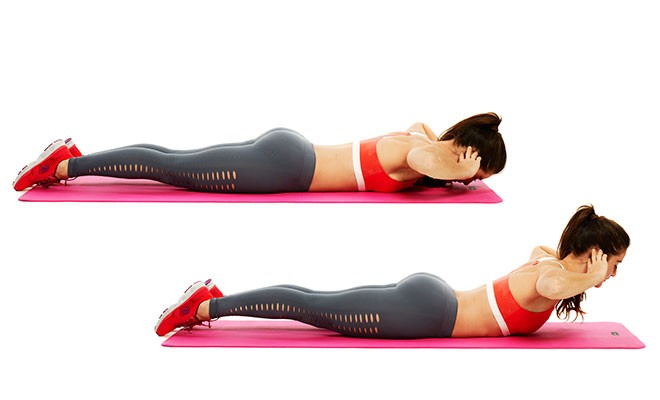
#> input picture dataset_builder/dataset/back extension/Image_15.jpg, 660 x 400 px; its folder holds only this picture in this run
$ python -i old_main.py   (imports and definitions only)
#> lines starting #> are read from the running program, lines starting #| are printed output that depends on the picture
# A python script to assist in the creation of training and testing datasets
# for our custom AWS Rekognition Model
#

# Written by: Ernesto Diaz
# Senior Project in IT @ University of South Florida
# Group 12
# Fall 2023

# input:
#   a text file with a list of gym equipment names
#   the maximum number of images to be downloaded per equipment

# output:
#   an organized collection of images (no persons))

import os
import boto3
import cv2
import numpy as np
import bing_downloader


def get_image_from_file(filename):
    with open(filename, 'rb') as img_file:
        return img_file.read()


# [24 lines left out: functions remove_invalid_format, remove_with_people, not called in this run]


def detect_humans(img):
    hog = cv2.HOGDescriptor()
    hog.setSVMDetector(cv2.HOGDescriptor_getDefaultPeopleDetector())
    if img.shape[1] < 400:
        (height, width) = img.shape[:2]
        ratio = width / float(width)
        img = cv2.resize(img, (400, height * ratio))
    img = cv2.cvtColor(img, cv2.COLOR_BGR2GRAY)
    return hog.detectMultiScale(img, winStride=(2, 2), padding=(10, 10), scale=1.02)


# [29 lines left out: functions remove_with_humans_cv2, remove_solid_bg, not called in this run]

>>> import cv2
>>> picture = cv2.imread('dataset/back extension/Image_15.jpg')
#> picture is the input picture: shape (400, 660, 3); mean B, G, R 216.5, 215.5, 231.8
>>> result = detect_humans(picture)
#> in detect_humans, `img = cv2.cvtColor(img, cv2.COLOR_BGR2GRAY)`:
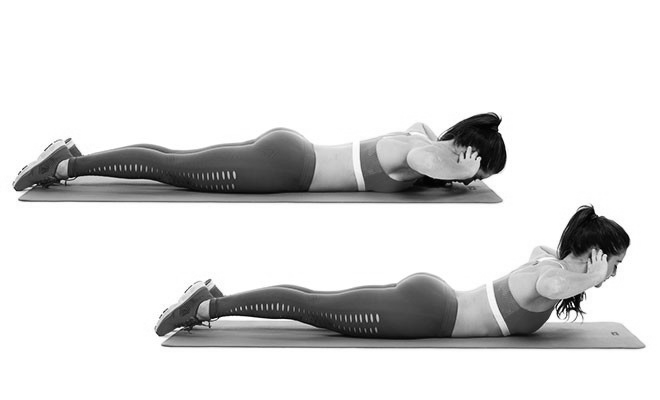
#> img: shape (400, 660); min 0, max 255, mean 220.5
#> result = ([[538, 184, 80, 159]], [0.198])
